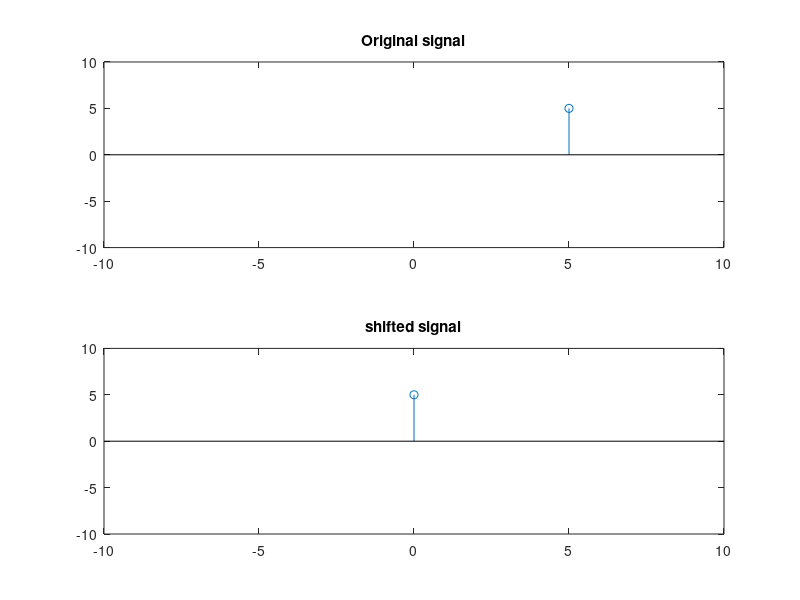

Write MATLAB code to recreate this figure.
clc;
clear all;
close all;
x = input('enter the sequence');
y = input('enter the starting point');
shift = input('enter the shifting factor');
[p q] = size(x);
n = y:y+q-1;
subplot(2,1,1);
stem(n,x);
hold on;
xlim([-10 10]);
ylim([-10 10]);
title('Original signal');
hold off;
%time shifting
n = n - shift;
subplot(2,1,2);
stem(n,x);
hold on;
xlim([-10 10]);
ylim([-10 10]);
title('shifted signal');
hold off;